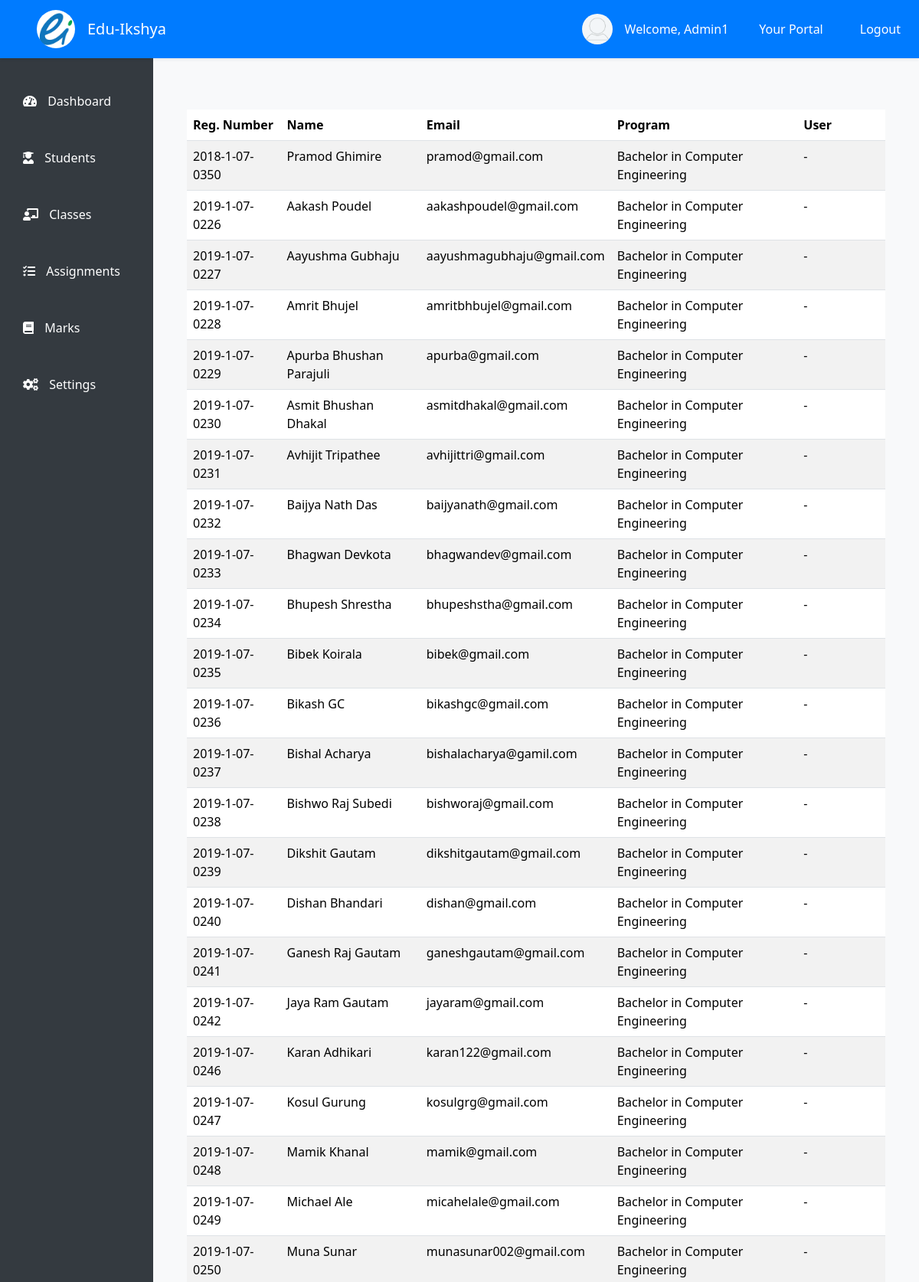
The page /students/ (signed in, upper part) on the database its author committed.
### student/models.py (models this page shows, shortened)
class User(AbstractUser):
    user_id = models.CharField(max_length=15, unique=True, editable=False)
    address = models.CharField(max_length=150, null=True, blank=False)
    contact_number = models.CharField(max_length=20, blank=True, null=True)
    date_of_birth = models.DateField(null=True, blank=True)
    gender = models.CharField(max_length=1, choices=[('M', 'Male'), ('F', 'Female'), ('O', 'Other')])
    is_staff = models.BooleanField(default=False)
    is_student = models.BooleanField(default=False)

class Student(models.Model):
    registration_number = models.CharField(max_length=30, unique=True)
    first_name = models.CharField(max_length=50)
    middle_name = models.CharField(max_length=50, null=True, blank=True)
    last_name = models.CharField(max_length=100)
    batch_year = models.CharField(max_length=4)
    gender = models.CharField(max_length=1, choices=[('M', 'Male'), ('F', 'Female'), ('O', 'Other')])
    date_of_birth = models.DateField()
    email = models.EmailField(blank=True, null=True)
    program = models.ForeignKey(Program, on_delete=models.CASCADE)
    semester = models.ForeignKey(Semester, on_delete=models.RESTRICT)
    user = models.OneToOneField(User, on_delete=models.RESTRICT, null=True, blank=True)

class Program(models.Model):
    program_id = models.CharField(max_length=12, unique=True)
    program_name = models.CharField(max_length=60)

### student/views.py (the view)
# urls.py: path('students/', views.total_students, name='total_students'),
@login_required
def total_students(request):
    user = request.user
    if user.is_superuser:
        students = Student.objects.all().order_by('registration_number', 'first_name')
    else:
        messages.error(request, "You are not authorized to view this page.")
        return redirect('home')  # Replace 'home' with the name of the page to redirect to
    return render(request, 'staff/students.html', {
        'students': students,
    })

### templates/staff/students.html
<!DOCTYPE html>
{% extends 'staff/index.html' %}
{% load static %}
{% block students %}
<div class="container mt-5">
    <table class="table table-striped">
        <thead>
            <th>Reg. Number</th>
            <th>Name</th>
            <th>Email</th>
            <th>Program</th>
            <th>User</th>
        </thead>
        {% for student in students %}
        <tr>
            <td>{{student.registration_number}}</td>
            <td>{{student.first_name}} {%if student.middle_name %} {{student.middle_name}} {% endif %} {{student.last_name}}</td>
            <td>{{student.email}}</td>
            <td>{{student.program.program_name}}</td>
            <td>
                {% if student.user %}
                    {{student.user.username}}
                {% else %}
                    -
                {% endif %}
            </td>
        </tr>
        {% endfor %}
    </table>
</div>
{% endblock %}

### templates/staff/index.html (shortened to what this page needs)
<!DOCTYPE html>
{% load static %}
<html lang="en">
<head>
    <link href="https://cdn.jsdelivr.net/npm/bootstrap@5.3.3/dist/css/bootstrap.min.css" rel="stylesheet">
    <link rel="stylesheet" href="https://cdnjs.cloudflare.com/ajax/libs/font-awesome/5.15.4/css/all.min.css">
</head>
<body>
    <nav class="navbar navbar-expand-lg top-navbar shadow-sm">
        <a class="navbar-brand d-flex mx-5 align-items-center" href="{% url 'students:staff_dashboard' pk=user.pk %}">
            <img class="rounded-circle" src="{% static 'images/logo/eduikshya-logo.png' %}" alt="Edu-Ikshya Logo"
                width="50" height="50">
            <span class="ms-3 text-white">Edu-Ikshya</span>
        </a>
        <div class="collapse navbar-collapse justify-content-end" id="navbarNav">
            {% if user.is_authenticated %}
            <ul class="navbar-nav ms-auto d-none d-lg-flex align-items-center">
                <li class="nav-item mx-3">
                    <div class="d-flex align-items-center">
                        <div class="profile-pic">
                            <img src="{% static 'images/profile/images.png' %}">
                        </div>
                        <p class="text-white mb-0">Welcome, {{ user.first_name }}</p>
                    </div>
                </li>
                {% if user.is_superuser %}
                <li class="nav-item mx-3">
                    <a class="nav-link text-white" href="{% url 'admin:index' %}">Your Portal</a>
                </li>
                {% endif %}
                <li class="nav-item mx-3">
                    <a class="nav-link text-white" href="{% url 'students:logout' %}">Logout</a>
                </li>
            </ul>
            {% endif %}
        </div>
    </nav>
    <div class="side-navbar d-none d-lg-flex">
        <nav class="nav flex-column w-100">
            <a class="nav-link {% if request.resolver_match.url_name == 'staff_dashboard' %}active{% endif %}"
                href="{% url 'students:staff_dashboard' pk=user.pk %}">
                <i class="fas fa-tachometer-alt"></i> <span>Dashboard</span>
            </a>
            <a class="nav-link {% if request.resolver_match.url_name == 'student_lists' %}active{% endif %}"
                href="{% url 'students:student_lists' pk=user.pk %}">
                <i class="fas fa-user-graduate"></i> <span>Students</span>
            </a>
            <a class="nav-link {% if request.resolver_match.url_name == 'classes_view' %}active{% endif %}"
                href="{% url 'students:classes_view' pk=user.pk %}">
                <i class="fas fa-chalkboard-teacher"></i> <span>Classes</span>
            </a>
            <a class="nav-link {% if request.resolver_match.url_name == 'assignments' %}active{% endif %}"
                href="{% url 'students:assignments' pk=user.pk %}">
                <i class="fas fa-tasks"></i> <span>Assignments</span>
            </a>
            <a class="nav-link {% if request.resolver_match.url_name == 'marks_dashboard' %}active{% endif %}"
                href="{% url 'students:marks_dashboard' pk=user.pk %}">
                <i class="fas fa-book"></i> <span>Marks</span>
            </a>
            <div class="mt-auto">
                <a class="nav-link" href="#">
                    <i class="fas fa-cogs"></i> <span>Settings</span>
                </a>
            </div>
        </nav>
    </div>
    <div class="content">
        <div class="container">
            {% block students %}
            {% endblock %}
        </div>
    </div>
</body>
</html>

### templates/staff/index.html (style rules this page uses)
body { display: flex; }
.top-navbar { position: fixed; top: 0; width: 100%; z-index: 1030; background-color: #007bff; }
.side-navbar { position: fixed; top: 75px; bottom: 0; width: 200px; padding-top: 20px; background-color: #343a40; display: flex; flex-direction: column; }
.side-navbar .nav-link { padding: 25px 30px; }
.content { margin-top: 75px; margin-left: 200px; padding: 20px; width: calc(100% - 200px); background-color: #f8f9fa; }
.profile-pic { width: 40px; height: 40px; border-radius: 50%; overflow: hidden; margin-right: 1rem; }
.profile-pic img { width: 100%; height: auto; }
.nav-link { color: white; }
.side-navbar .nav-link span { margin-left: 10px; }
.content { background-color: #f8f9fa; min-height: 100vh; }

### rows shown on the page
User: first_name "Admin1"
Student: registration_number "2018-1-07-0350", first_name "Pramod", last_name "Ghimire", email "pramod@gmail.com", program.program_name "Bachelor in Computer Engineering"
Student: registration_number "2019-1-07-0226", first_name "Aakash", last_name "Poudel", email "aakashpoudel@gmail.com", program.program_name "Bachelor in Computer Engineering"
Student: registration_number "2019-1-07-0227", first_name "Aayushma", last_name "Gubhaju", email "aayushmagubhaju@gmail.com", program.program_name "Bachelor in Computer Engineering"
Student: registration_number "2019-1-07-0228", first_name "Amrit", last_name "Bhujel", email "amritbhbujel@gmail.com", program.program_name "Bachelor in Computer Engineering"
Student: registration_number "2019-1-07-0229", first_name "Apurba", middle_name "Bhushan", last_name "Parajuli", email "apurba@gmail.com", program.program_name "Bachelor in Computer Engineering"
Student: registration_number "2019-1-07-0230", first_name "Asmit", middle_name "Bhushan", last_name "Dhakal", email "asmitdhakal@gmail.com", program.program_name "Bachelor in Computer Engineering"
Student: registration_number "2019-1-07-0231", first_name "Avhijit", last_name "Tripathee", email "avhijittri@gmail.com", program.program_name "Bachelor in Computer Engineering"
Student: registration_number "2019-1-07-0232", first_name "Baijya", middle_name "Nath", last_name "Das", email "baijyanath@gmail.com", program.program_name "Bachelor in Computer Engineering"
Student: registration_number "2019-1-07-0233", first_name "Bhagwan", last_name "Devkota", email "bhagwandev@gmail.com", program.program_name "Bachelor in Computer Engineering"
Student: registration_number "2019-1-07-0234", first_name "Bhupesh", last_name "Shrestha", email "bhupeshstha@gmail.com", program.program_name "Bachelor in Computer Engineering"
Student: registration_number "2019-1-07-0235", first_name "Bibek", last_name "Koirala", email "bibek@gmail.com", program.program_name "Bachelor in Computer Engineering"
Student: registration_number "2019-1-07-0236", first_name "Bikash", last_name "GC", email "bikashgc@gmail.com", program.program_name "Bachelor in Computer Engineering"
Student: registration_number "2019-1-07-0237", first_name "Bishal", last_name "Acharya", email "bishalacharya@gamil.com", program.program_name "Bachelor in Computer Engineering"
Student: registration_number "2019-1-07-0238", first_name "Bishwo", middle_name "Raj", last_name "Subedi", email "bishworaj@gmail.com", program.program_name "Bachelor in Computer Engineering"
Student: registration_number "2019-1-07-0239", first_name "Dikshit", last_name "Gautam", email "dikshitgautam@gmail.com", program.program_name "Bachelor in Computer Engineering"
Student: registration_number "2019-1-07-0240", first_name "Dishan", last_name "Bhandari", email "dishan@gmail.com", program.program_name "Bachelor in Computer Engineering"
Student: registration_number "2019-1-07-0241", first_name "Ganesh", middle_name "Raj", last_name "Gautam", email "ganeshgautam@gmail.com", program.program_name "Bachelor in Computer Engineering"
Student: registration_number "2019-1-07-0242", first_name "Jaya", middle_name "Ram", last_name "Gautam", email "jayaram@gmail.com", program.program_name "Bachelor in Computer Engineering"
Student: registration_number "2019-1-07-0246", first_name "Karan", last_name "Adhikari", email "karan122@gmail.com", program.program_name "Bachelor in Computer Engineering"
Student: registration_number "2019-1-07-0247", first_name "Kosul", last_name "Gurung", email "kosulgrg@gmail.com", program.program_name "Bachelor in Computer Engineering"
Student: registration_number "2019-1-07-0248", first_name "Mamik", last_name "Khanal", email "mamik@gmail.com", program.program_name "Bachelor in Computer Engineering"
Student: registration_number "2019-1-07-0249", first_name "Michael", last_name "Ale", email "micahelale@gmail.com", program.program_name "Bachelor in Computer Engineering"
Student: registration_number "2019-1-07-0250", first_name "Muna", last_name "Sunar", email "munasunar002@gmail.com", program.program_name "Bachelor in Computer Engineering"
